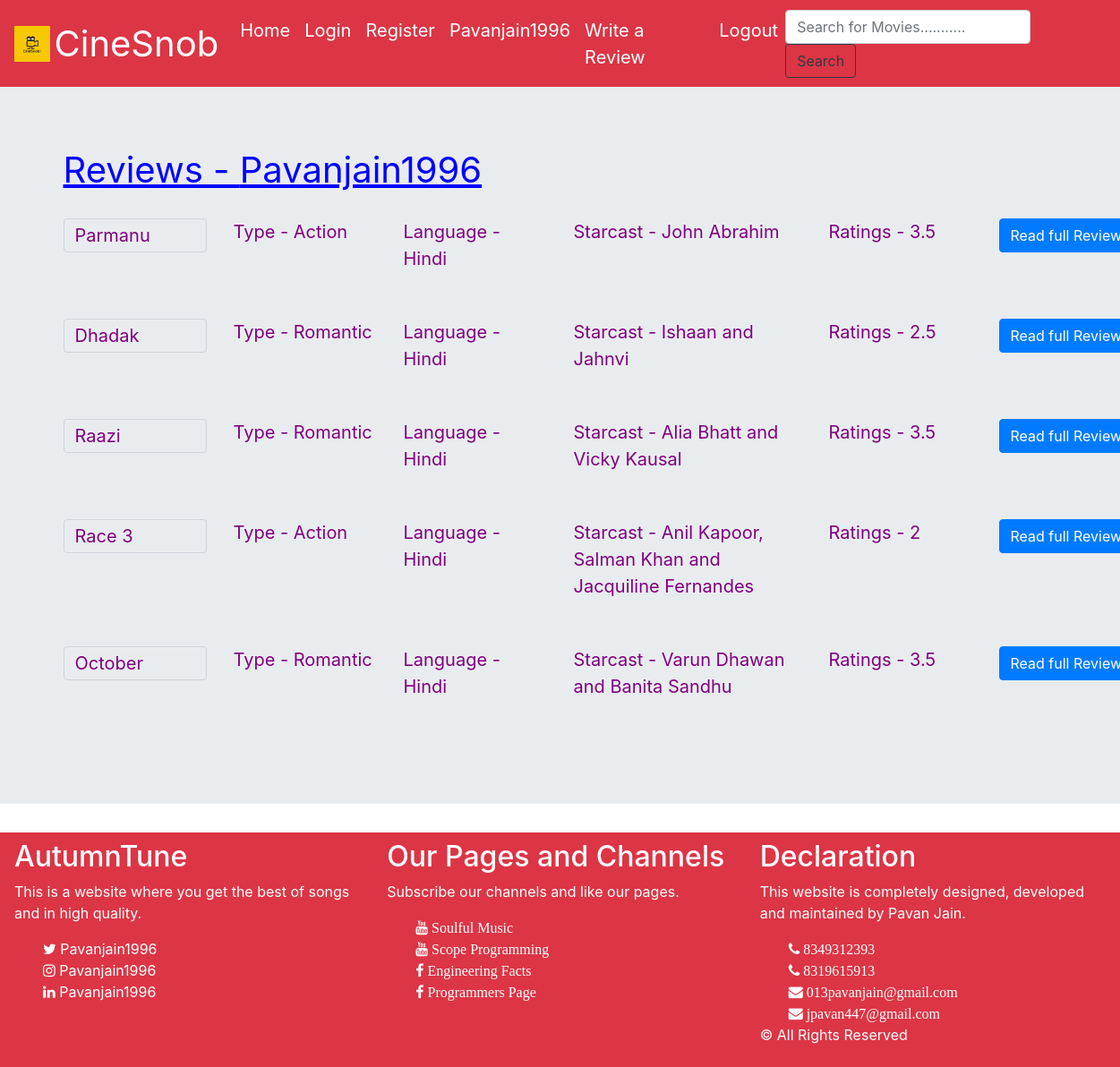
The page /Website/AllReview.php (signed in) on the database its author committed.
### tables this page shows
CREATE TABLE `review_pavanjain1996` (
  `movie` varchar(100) DEFAULT NULL,
  `type` varchar(15) DEFAULT NULL,
  `language` varchar(10) DEFAULT NULL,
  `starcast` varchar(200) DEFAULT NULL,
  `rating` double DEFAULT NULL,
  `story` varchar(10000) DEFAULT NULL,
  `review` varchar(10000) DEFAULT NULL
);

### Website/AllReview.php (the view, shortened to what this page needs)
<?php
include('Header.php');
$con=mysqli_connect('localhost','root','123456789');
mysqli_select_db($con,'movie');
?>
<head>
</head>
<div class="jumbotron jumbotron-fluid">
<div class="container">
<div class="row">
<div class="col-md-12">
<span style="font-size:40px;color:blue;"><u>Reviews - <?php echo $_SESSION['username']; ?></u></span>
</div>
</div>
<br/>
<?php
$query='select * from review_'.$_SESSION['username'];
$res=mysqli_query($con,$query);
$n=mysqli_num_rows($res);
for($i=1;$i<=$n;$i++){
    $row=mysqli_fetch_array($res);
    echo '<form method="post" action="CompleteReview.php" class="review">';
    echo '<div class="row">';
    echo '<div class="col-md-2">';
    echo '<input type="text" value="'.$row['movie'].'" class="form-control" name="movies" style="font-size:20px;color:purple;" readonly>';
    echo '</div>';
    echo '<div class="col-md-2">';
    echo '<label>Type - '.$row['type'].'</label>';
    echo '</div>';
    echo '<div class="col-md-2">';
    echo '<label>Language - '.$row['language'].'</label>';
    echo '</div>';
    echo '<div class="col-md-3">';
    echo '<label>Starcast - '.$row['starcast'].'</label>';
    echo '</div>';
    echo '<div class="col-md-2">';
    echo '<label>Ratings - '.$row['rating'].'</label>';
    echo '</div>';
    echo '<div class="col-md-1">';
    echo '<button type="submit" class="btn btn-primary">Read full Review</button>';
    echo '</div>';
    echo '</div>';
    echo '</form><br/>';
}
?>
</div>
</div>
<?php
include('Footer.php');
?>

### Website/AllReview.php (style rules this page uses)
.review { font-size:20px; color:purple; }

### rows shown on the page
review_pavanjain1996: movies "Parmanu", type "Action", language "Hindi", starcast "John Abrahim", rating "3.5"
review_pavanjain1996: movies "Dhadak", type "Romantic", language "Hindi", starcast "Ishaan and Jahnvi", rating "2.5"
review_pavanjain1996: movies "Raazi", type "Romantic", language "Hindi", starcast "Alia Bhatt and Vicky Kausal", rating "3.5"
review_pavanjain1996: movies "Race 3", type "Action", language "Hindi", starcast "Anil Kapoor, Salman Khan and Jacquiline Fernandes", rating "2"
review_pavanjain1996: movies "October", type "Romantic", language "Hindi", starcast "Varun Dhawan and Banita Sandhu", rating "3.5"

### other values the page prints
$_SESSION['username'] "Pavanjain1996"
